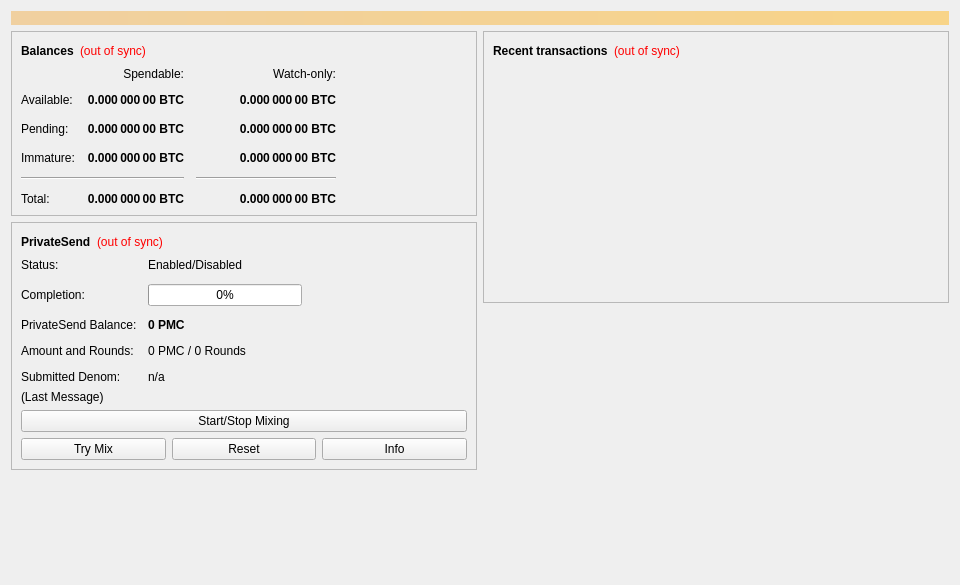
<?xml version="1.0" encoding="UTF-8"?>
<ui version="4.0">
 <class>OverviewPage</class>
 <widget class="QWidget" name="OverviewPage">
  <property name="geometry">
   <rect>
    <x>0</x>
    <y>0</y>
    <width>960</width>
    <height>585</height>
   </rect>
  </property>
  <property name="minimumSize">
   <size>
    <width>960</width>
    <height>0</height>
   </size>
  </property>
  <property name="windowTitle">
   <string>Form</string>
  </property>
  <layout class="QVBoxLayout" name="topLayout">
   <item>
    <widget class="QLabel" name="labelAlerts">
     <property name="visible">
      <bool>false</bool>
     </property>
     <property name="styleSheet">
      <string notr="true">QLabel { background-color: qlineargradient(x1: 0, y1: 0, x2: 1, y2: 0, stop:0 #F0D0A0, stop:1 #F8D488); color:#000000; }</string>
     </property>
     <property name="wordWrap">
      <bool>true</bool>
     </property>
     <property name="margin">
      <number>3</number>
     </property>
     <property name="textInteractionFlags">
      <set>Qt::TextSelectableByMouse</set>
     </property>
    </widget>
   </item>
   <item>
    <layout class="QHBoxLayout" name="horizontalLayout" stretch="1,1">
     <item>
      <layout class="QVBoxLayout" name="verticalLayout_2">
       <item>
        <widget class="QFrame" name="frame">
         <property name="frameShape">
          <enum>QFrame::StyledPanel</enum>
         </property>
         <property name="frameShadow">
          <enum>QFrame::Raised</enum>
         </property>
         <layout class="QVBoxLayout" name="verticalLayout_4">
          <item>
           <layout class="QHBoxLayout" name="horizontalLayout_4">
            <item>
             <widget class="QLabel" name="label_5">
              <property name="font">
               <font>
                <weight>75</weight>
                <bold>true</bold>
               </font>
              </property>
              <property name="text">
               <string>Balances</string>
              </property>
             </widget>
            </item>
            <item>
             <widget class="QLabel" name="labelWalletStatus">
              <property name="toolTip">
               <string>The displayed information may be out of date. Your wallet automatically synchronizes with the Pmc network after a connection is established, but this process has not completed yet.</string>
              </property>
              <property name="styleSheet">
               <string notr="true">QLabel { color: red; }</string>
              </property>
              <property name="text">
               <string notr="true">(out of sync)</string>
              </property>
              <property name="alignment">
               <set>Qt::AlignLeading|Qt::AlignLeft|Qt::AlignVCenter</set>
              </property>
             </widget>
            </item>
            <item>
             <spacer name="horizontalSpacer_3">
              <property name="orientation">
               <enum>Qt::Horizontal</enum>
              </property>
              <property name="sizeHint" stdset="0">
               <size>
                <width>40</width>
                <height>20</height>
               </size>
              </property>
             </spacer>
            </item>
           </layout>
          </item>
          <item>
           <layout class="QGridLayout" name="gridLayout">
            <property name="spacing">
             <number>12</number>
            </property>
            <item row="2" column="2">
             <widget class="QLabel" name="labelWatchPending">
              <property name="font">
               <font>
                <weight>75</weight>
                <bold>true</bold>
               </font>
              </property>
              <property name="cursor">
               <cursorShape>IBeamCursor</cursorShape>
              </property>
              <property name="toolTip">
               <string>Unconfirmed transactions to watch-only addresses</string>
              </property>
              <property name="text">
               <string notr="true">0.000 000 00 BTC</string>
              </property>
              <property name="alignment">
               <set>Qt::AlignRight|Qt::AlignTrailing|Qt::AlignVCenter</set>
              </property>
              <property name="textInteractionFlags">
               <set>Qt::LinksAccessibleByMouse|Qt::TextSelectableByKeyboard|Qt::TextSelectableByMouse</set>
              </property>
             </widget>
            </item>
            <item row="2" column="1">
             <widget class="QLabel" name="labelUnconfirmed">
              <property name="font">
               <font>
                <weight>75</weight>
                <bold>true</bold>
               </font>
              </property>
              <property name="cursor">
               <cursorShape>IBeamCursor</cursorShape>
              </property>
              <property name="toolTip">
               <string>Total of transactions that have yet to be confirmed, and do not yet count toward the spendable balance</string>
              </property>
              <property name="text">
               <string notr="true">0.000 000 00 BTC</string>
              </property>
              <property name="alignment">
               <set>Qt::AlignRight|Qt::AlignTrailing|Qt::AlignVCenter</set>
              </property>
              <property name="textInteractionFlags">
               <set>Qt::LinksAccessibleByMouse|Qt::TextSelectableByKeyboard|Qt::TextSelectableByMouse</set>
              </property>
             </widget>
            </item>
            <item row="3" column="2">
             <widget class="QLabel" name="labelWatchImmature">
              <property name="font">
               <font>
                <weight>75</weight>
                <bold>true</bold>
               </font>
              </property>
              <property name="cursor">
               <cursorShape>IBeamCursor</cursorShape>
              </property>
              <property name="toolTip">
               <string>Mined balance in watch-only addresses that has not yet matured</string>
              </property>
              <property name="text">
               <string notr="true">0.000 000 00 BTC</string>
              </property>
              <property name="alignment">
               <set>Qt::AlignRight|Qt::AlignTrailing|Qt::AlignVCenter</set>
              </property>
              <property name="textInteractionFlags">
               <set>Qt::LinksAccessibleByMouse|Qt::TextSelectableByKeyboard|Qt::TextSelectableByMouse</set>
              </property>
             </widget>
            </item>
            <item row="4" column="0" colspan="2">
             <widget class="Line" name="lineSpendableBalance">
              <property name="orientation">
               <enum>Qt::Horizontal</enum>
              </property>
             </widget>
            </item>
            <item row="4" column="2">
             <widget class="Line" name="lineWatchBalance">
              <property name="sizePolicy">
               <sizepolicy hsizetype="Preferred" vsizetype="Fixed">
                <horstretch>0</horstretch>
                <verstretch>0</verstretch>
               </sizepolicy>
              </property>
              <property name="minimumSize">
               <size>
                <width>140</width>
                <height>0</height>
               </size>
              </property>
              <property name="orientation">
               <enum>Qt::Horizontal</enum>
              </property>
             </widget>
            </item>
            <item row="5" column="0">
             <widget class="QLabel" name="labelTotalText">
              <property name="text">
               <string>Total:</string>
              </property>
             </widget>
            </item>
            <item row="3" column="1">
             <widget class="QLabel" name="labelImmature">
              <property name="font">
               <font>
                <weight>75</weight>
                <bold>true</bold>
               </font>
              </property>
              <property name="cursor">
               <cursorShape>IBeamCursor</cursorShape>
              </property>
              <property name="toolTip">
               <string>Mined balance that has not yet matured</string>
              </property>
              <property name="text">
               <string notr="true">0.000 000 00 BTC</string>
              </property>
              <property name="alignment">
               <set>Qt::AlignRight|Qt::AlignTrailing|Qt::AlignVCenter</set>
              </property>
              <property name="textInteractionFlags">
               <set>Qt::LinksAccessibleByMouse|Qt::TextSelectableByKeyboard|Qt::TextSelectableByMouse</set>
              </property>
             </widget>
            </item>
            <item row="2" column="3">
             <spacer name="horizontalSpacer_2">
              <property name="orientation">
               <enum>Qt::Horizontal</enum>
              </property>
              <property name="sizeHint" stdset="0">
               <size>
                <width>40</width>
                <height>20</height>
               </size>
              </property>
             </spacer>
            </item>
            <item row="3" column="0">
             <widget class="QLabel" name="labelImmatureText">
              <property name="text">
               <string>Immature:</string>
              </property>
             </widget>
            </item>
            <item row="5" column="1">
             <widget class="QLabel" name="labelTotal">
              <property name="font">
               <font>
                <weight>75</weight>
                <bold>true</bold>
               </font>
              </property>
              <property name="cursor">
               <cursorShape>IBeamCursor</cursorShape>
              </property>
              <property name="toolTip">
               <string>Your current total balance</string>
              </property>
              <property name="text">
               <string notr="true">0.000 000 00 BTC</string>
              </property>
              <property name="alignment">
               <set>Qt::AlignRight|Qt::AlignTrailing|Qt::AlignVCenter</set>
              </property>
              <property name="textInteractionFlags">
               <set>Qt::LinksAccessibleByMouse|Qt::TextSelectableByKeyboard|Qt::TextSelectableByMouse</set>
              </property>
             </widget>
            </item>
            <item row="5" column="2">
             <widget class="QLabel" name="labelWatchTotal">
              <property name="font">
               <font>
                <weight>75</weight>
                <bold>true</bold>
               </font>
              </property>
              <property name="cursor">
               <cursorShape>IBeamCursor</cursorShape>
              </property>
              <property name="toolTip">
               <string>Current total balance in watch-only addresses</string>
              </property>
              <property name="text">
               <string notr="true">0.000 000 00 BTC</string>
              </property>
              <property name="alignment">
               <set>Qt::AlignRight|Qt::AlignTrailing|Qt::AlignVCenter</set>
              </property>
              <property name="textInteractionFlags">
               <set>Qt::LinksAccessibleByMouse|Qt::TextSelectableByKeyboard|Qt::TextSelectableByMouse</set>
              </property>
             </widget>
            </item>
            <item row="0" column="2">
             <widget class="QLabel" name="labelWatchonly">
              <property name="text">
               <string>Watch-only:</string>
              </property>
              <property name="alignment">
               <set>Qt::AlignRight|Qt::AlignTrailing|Qt::AlignVCenter</set>
              </property>
             </widget>
            </item>
            <item row="1" column="0">
             <widget class="QLabel" name="labelBalanceText">
              <property name="text">
               <string>Available:</string>
              </property>
             </widget>
            </item>
            <item row="1" column="1">
             <widget class="QLabel" name="labelBalance">
              <property name="font">
               <font>
                <weight>75</weight>
                <bold>true</bold>
               </font>
              </property>
              <property name="cursor">
               <cursorShape>IBeamCursor</cursorShape>
              </property>
              <property name="toolTip">
               <string>Your current spendable balance</string>
              </property>
              <property name="text">
               <string notr="true">0.000 000 00 BTC</string>
              </property>
              <property name="alignment">
               <set>Qt::AlignRight|Qt::AlignTrailing|Qt::AlignVCenter</set>
              </property>
              <property name="textInteractionFlags">
               <set>Qt::LinksAccessibleByMouse|Qt::TextSelectableByKeyboard|Qt::TextSelectableByMouse</set>
              </property>
             </widget>
            </item>
            <item row="1" column="2">
             <widget class="QLabel" name="labelWatchAvailable">
              <property name="font">
               <font>
                <weight>75</weight>
                <bold>true</bold>
               </font>
              </property>
              <property name="cursor">
               <cursorShape>IBeamCursor</cursorShape>
              </property>
              <property name="toolTip">
               <string>Your current balance in watch-only addresses</string>
              </property>
              <property name="text">
               <string notr="true">0.000 000 00 BTC</string>
              </property>
              <property name="alignment">
               <set>Qt::AlignRight|Qt::AlignTrailing|Qt::AlignVCenter</set>
              </property>
              <property name="textInteractionFlags">
               <set>Qt::LinksAccessibleByMouse|Qt::TextSelectableByKeyboard|Qt::TextSelectableByMouse</set>
              </property>
             </widget>
            </item>
            <item row="2" column="0">
             <widget class="QLabel" name="labelPendingText">
              <property name="text">
               <string>Pending:</string>
              </property>
             </widget>
            </item>
            <item row="0" column="1">
             <widget class="QLabel" name="labelSpendable">
              <property name="text">
               <string>Spendable:</string>
              </property>
              <property name="alignment">
               <set>Qt::AlignRight|Qt::AlignTrailing|Qt::AlignVCenter</set>
              </property>
             </widget>
            </item>
           </layout>
          </item>
         </layout>
        </widget>
       </item>
       <item>
        <widget class="QFrame" name="framePrivateSend">
         <property name="layoutDirection">
          <enum>Qt::LeftToRight</enum>
         </property>
         <property name="frameShape">
          <enum>QFrame::StyledPanel</enum>
         </property>
         <property name="frameShadow">
          <enum>QFrame::Raised</enum>
         </property>
         <layout class="QVBoxLayout" name="VerticalLayout_PS1">
          <item>
           <layout class="QHBoxLayout" name="horizontalLayout_5">
            <item>
             <widget class="QLabel" name="labelPrivateSendHeader">
              <property name="font">
               <font>
                <weight>75</weight>
                <bold>true</bold>
               </font>
              </property>
              <property name="text">
               <string>PrivateSend</string>
              </property>
             </widget>
            </item>
            <item>
             <widget class="QLabel" name="labelPrivateSendSyncStatus">
              <property name="toolTip">
               <string>The displayed information may be out of date. Your wallet automatically synchronizes with the Pmc network after a connection is established, but this process has not completed yet.</string>
              </property>
              <property name="styleSheet">
               <string notr="true">QLabel { color: red; }</string>
              </property>
              <property name="text">
               <string notr="true">(out of sync)</string>
              </property>
              <property name="alignment">
               <set>Qt::AlignLeading|Qt::AlignLeft|Qt::AlignVCenter</set>
              </property>
             </widget>
            </item>
            <item>
             <spacer name="horizontalSpacer_4">
              <property name="orientation">
               <enum>Qt::Horizontal</enum>
              </property>
              <property name="sizeHint" stdset="0">
               <size>
                <width>40</width>
                <height>20</height>
               </size>
              </property>
             </spacer>
            </item>
           </layout>
          </item>
          <item>
           <layout class="QFormLayout" name="privateSendFormLayout">
            <property name="fieldGrowthPolicy">
             <enum>QFormLayout::AllNonFixedFieldsGrow</enum>
            </property>
            <property name="horizontalSpacing">
             <number>11</number>
            </property>
            <property name="verticalSpacing">
             <number>12</number>
            </property>
            <item row="0" column="0">
             <widget class="QLabel" name="labelPrivateSendEnabledText">
              <property name="text">
               <string>Status:</string>
              </property>
             </widget>
            </item>
            <item row="0" column="1">
             <widget class="QLabel" name="labelPrivateSendEnabled">
              <property name="text">
               <string>Enabled/Disabled</string>
              </property>
             </widget>
            </item>
            <item row="1" column="0">
             <widget class="QLabel" name="labelCompletitionText">
              <property name="text">
               <string>Completion:</string>
              </property>
             </widget>
            </item>
            <item row="1" column="1">
             <widget class="QProgressBar" name="privateSendProgress">
              <property name="maximumSize">
               <size>
                <width>154</width>
                <height>16777215</height>
               </size>
              </property>
              <property name="value">
               <number>0</number>
              </property>
             </widget>
            </item>
            <item row="2" column="0">
             <widget class="QLabel" name="labelAnonymizedText">
              <property name="text">
               <string>PrivateSend Balance:</string>
              </property>
             </widget>
            </item>
            <item row="2" column="1">
             <widget class="QLabel" name="labelAnonymized">
              <property name="font">
               <font>
                <weight>75</weight>
                <bold>true</bold>
               </font>
              </property>
              <property name="text">
               <string notr="true">0 PMC</string>
              </property>
             </widget>
            </item>
            <item row="3" column="0">
             <widget class="QLabel" name="labelAmountAndRoundsText">
              <property name="text">
               <string>Amount and Rounds:</string>
              </property>
             </widget>
            </item>
            <item row="3" column="1">
             <widget class="QLabel" name="labelAmountRounds">
              <property name="text">
               <string>0 PMC / 0 Rounds</string>
              </property>
             </widget>
            </item>
            <item row="4" column="0">
             <widget class="QLabel" name="labelSubmittedDenomText">
              <property name="text">
               <string>Submitted Denom:</string>
              </property>
             </widget>
            </item>
            <item row="4" column="1">
             <widget class="QLabel" name="labelSubmittedDenom">
              <property name="toolTip">
               <string>The denominations you submitted to the Masternode.&lt;br&gt;To mix, other users must submit the exact same denominations.</string>
              </property>
              <property name="text">
               <string>n/a</string>
              </property>
             </widget>
            </item>
           </layout>
          </item>
          <item>
           <layout class="QVBoxLayout" name="VerticalLayout_PS">
            <item>
             <widget class="QLabel" name="labelPrivateSendLastMessage">
              <property name="text">
               <string>(Last Message)</string>
              </property>
              <property name="alignment">
               <set>Qt::AlignLeading|Qt::AlignLeft|Qt::AlignTop</set>
              </property>
              <property name="wordWrap">
               <bool>true</bool>
              </property>
             </widget>
            </item>
            <item>
             <widget class="QPushButton" name="togglePrivateSend">
              <property name="sizePolicy">
               <sizepolicy hsizetype="MinimumExpanding" vsizetype="Fixed">
                <horstretch>0</horstretch>
                <verstretch>0</verstretch>
               </sizepolicy>
              </property>
              <property name="text">
               <string>Start/Stop Mixing</string>
              </property>
             </widget>
            </item>
            <item>
             <layout class="QHBoxLayout" name="horizontalLayout_debugbuttons">
              <item>
               <widget class="QPushButton" name="privateSendAuto">
                <property name="sizePolicy">
                 <sizepolicy hsizetype="MinimumExpanding" vsizetype="Fixed">
                  <horstretch>0</horstretch>
                  <verstretch>0</verstretch>
                 </sizepolicy>
                </property>
                <property name="toolTip">
                 <string>Try to manually submit a PrivateSend request.</string>
                </property>
                <property name="text">
                 <string>Try Mix</string>
                </property>
               </widget>
              </item>
              <item>
               <widget class="QPushButton" name="privateSendReset">
                <property name="sizePolicy">
                 <sizepolicy hsizetype="MinimumExpanding" vsizetype="Fixed">
                  <horstretch>0</horstretch>
                  <verstretch>0</verstretch>
                 </sizepolicy>
                </property>
                <property name="toolTip">
                 <string>Reset the current status of PrivateSend (can interrupt PrivateSend if it's in the process of Mixing, which can cost you money!)</string>
                </property>
                <property name="autoFillBackground">
                 <bool>false</bool>
                </property>
                <property name="text">
                 <string>Reset</string>
                </property>
               </widget>
              </item>
              <item>
               <widget class="QPushButton" name="privateSendInfo">
                <property name="sizePolicy">
                 <sizepolicy hsizetype="MinimumExpanding" vsizetype="Fixed">
                  <horstretch>0</horstretch>
                  <verstretch>0</verstretch>
                 </sizepolicy>
                </property>
                <property name="toolTip">
                 <string>Information about PrivateSend and Mixing</string>
                </property>
                <property name="text">
                 <string>Info</string>
                </property>
               </widget>
              </item>
             </layout>
            </item>
           </layout>
          </item>
         </layout>
        </widget>
       </item>
       <item>
        <spacer name="verticalSpacer">
         <property name="orientation">
          <enum>Qt::Vertical</enum>
         </property>
         <property name="sizeHint" stdset="0">
          <size>
           <width>20</width>
           <height>40</height>
          </size>
         </property>
        </spacer>
       </item>
      </layout>
     </item>
     <item>
      <layout class="QVBoxLayout" name="verticalLayout_3">
       <item>
        <widget class="QFrame" name="frame_2">
         <property name="frameShape">
          <enum>QFrame::StyledPanel</enum>
         </property>
         <property name="frameShadow">
          <enum>QFrame::Raised</enum>
         </property>
         <layout class="QVBoxLayout" name="verticalLayout">
          <item>
           <layout class="QHBoxLayout" name="horizontalLayout_2">
            <item>
             <widget class="QLabel" name="label_4">
              <property name="font">
               <font>
                <weight>75</weight>
                <bold>true</bold>
               </font>
              </property>
              <property name="text">
               <string>Recent transactions</string>
              </property>
             </widget>
            </item>
            <item>
             <widget class="QLabel" name="labelTransactionsStatus">
              <property name="toolTip">
               <string>The displayed information may be out of date. Your wallet automatically synchronizes with the Pmc network after a connection is established, but this process has not completed yet.</string>
              </property>
              <property name="styleSheet">
               <string notr="true">QLabel { color: red; }</string>
              </property>
              <property name="text">
               <string notr="true">(out of sync)</string>
              </property>
              <property name="alignment">
               <set>Qt::AlignLeading|Qt::AlignLeft|Qt::AlignVCenter</set>
              </property>
             </widget>
            </item>
            <item>
             <spacer name="horizontalSpacer">
              <property name="orientation">
               <enum>Qt::Horizontal</enum>
              </property>
              <property name="sizeHint" stdset="0">
               <size>
                <width>40</width>
                <height>20</height>
               </size>
              </property>
             </spacer>
            </item>
           </layout>
          </item>
          <item>
           <widget class="QListView" name="listTransactions">
            <property name="styleSheet">
             <string notr="true">QListView { background: transparent; }</string>
            </property>
            <property name="frameShape">
             <enum>QFrame::NoFrame</enum>
            </property>
            <property name="verticalScrollBarPolicy">
             <enum>Qt::ScrollBarAlwaysOff</enum>
            </property>
            <property name="horizontalScrollBarPolicy">
             <enum>Qt::ScrollBarAlwaysOff</enum>
            </property>
            <property name="selectionMode">
             <enum>QAbstractItemView::NoSelection</enum>
            </property>
           </widget>
          </item>
         </layout>
        </widget>
       </item>
       <item>
        <spacer name="verticalSpacer_2">
         <property name="orientation">
          <enum>Qt::Vertical</enum>
         </property>
         <property name="sizeHint" stdset="0">
          <size>
           <width>20</width>
           <height>40</height>
          </size>
         </property>
        </spacer>
       </item>
      </layout>
     </item>
    </layout>
   </item>
  </layout>
 </widget>
 <resources/>
 <connections/>
</ui>
